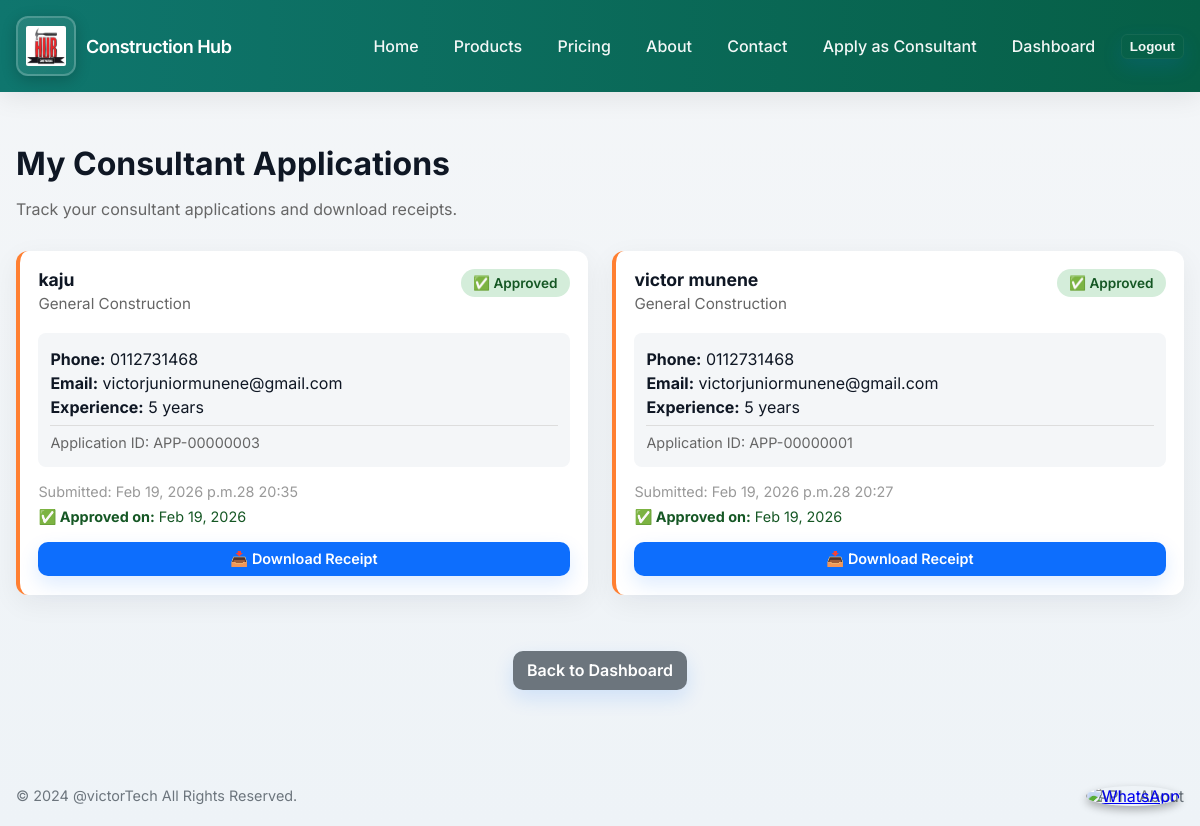
/accounts/consultant-applications/ (signed in), run on the app's committed database.
### apps/consultations/models.py (models this page shows, shortened)
class ConsultantApplication(models.Model):
    user = models.ForeignKey(settings.AUTH_USER_MODEL, on_delete=models.CASCADE, related_name='consultant_applications', null=True, blank=True)
    full_name = models.CharField(max_length=255)
    email = models.EmailField()
    phone = models.CharField(max_length=50, blank=True)
    specialization = models.CharField(max_length=255, blank=True)
    experience_years = models.PositiveIntegerField(default=0)
    consultation_rate = models.DecimalField(max_digits=10, decimal_places=2, default=5000, help_text="Consultation rate in KSH per hour/session")
    cover_letter = models.TextField(blank=True)
    resume = models.FileField(upload_to='resumes/', null=True, blank=True)
    cv = models.FileField(upload_to='cvs/', null=True, blank=True)
    submitted_at = models.DateTimeField(auto_now_add=True)
    processed = models.BooleanField(default=False)
    approved_by = models.ForeignKey(
        settings.AUTH_USER_MODEL,
        on_delete=models.SET_NULL,
        null=True,
        blank=True,
        related_name='approved_consultant_applications'
    )
    approved_at = models.DateTimeField(null=True, blank=True)
    rejected = models.BooleanField(default=False)
    rejected_by = models.ForeignKey(
        settings.AUTH_USER_MODEL,
        on_delete=models.SET_NULL,
        null=True,
        blank=True,
        related_name='rejected_consultant_applications'
    )
    rejected_at = models.DateTimeField(null=True, blank=True)
    rejection_reason = models.TextField(blank=True, help_text="Reason for rejecting the application")

### apps/accounts/views.py (the view)
# urls.py: path('consultant-applications/', views.my_consultant_applications, name='my_consultant_applications'),
@login_required
def my_consultant_applications(request):
    from apps.consultations.models import ConsultantApplication
    applications = ConsultantApplication.objects.filter(user=request.user).order_by('-submitted_at')
    return render(request, 'consultant_applications_list.html', {'applications': applications})

### apps/accounts/models.py (called while the page is built)
    @property
    def is_supplier(self):
        return self.user_type == 'supplier'

    @property
    def is_consultant(self):
        return self.user_type == 'consultant'

### templates/consultant_applications_list.html (shortened to what this page needs)
{% extends 'base.html' %}
{% block content %}
<div class="container" style="margin-top: 2rem; margin-bottom: 2rem;">
  <h1 style="font-size: 2rem; margin-bottom: 0.5rem;">My Consultant Applications</h1>
  <p style="color: #666; margin-bottom: 2rem;">Track your consultant applications and download receipts.</p>
  {% if applications %}
    <div style="display: grid; grid-template-columns: repeat(auto-fit, minmax(350px, 1fr)); gap: 1.5rem;">
      {% for app in applications %}
        <div class="form-card" style="border-left: 4px solid #ff7f31;">
          <div style="display: flex; justify-content: space-between; align-items: start; margin-bottom: 1rem;">
            <div>
              <h3 style="margin: 0; font-size: 1.1rem;">{{ app.full_name }}</h3>
              <p style="margin: 0.25rem 0; color: #666; font-size: 0.95rem;">{{ app.specialization }}</p>
            </div>
            <span style="background: {% if app.approved_at %}#d4edda{% elif app.processed %}#fff3cd{% else %}#d1ecf1{% endif %}; color: {% if app.approved_at %}#155724{% elif app.processed %}#856404{% else %}#0c5460{% endif %}; padding: 0.35rem 0.75rem; border-radius: 20px; font-size: 0.85rem; font-weight: 600;">
              {% if app.approved_at %}✅ Approved{% elif app.processed %}⏳ Reviewed{% else %}⏳ Pending{% endif %}
            </span>
          </div>
          <div style="background: #f4f6f8; padding: 0.75rem; border-radius: 8px; margin-bottom: 1rem;">
            <p style="margin: 0.25rem 0;"><strong>Phone:</strong> {{ app.phone }}</p>
            <p style="margin: 0.25rem 0;"><strong>Email:</strong> {{ app.email }}</p>
            <p style="margin: 0.25rem 0;"><strong>Experience:</strong> {{ app.experience_years }} years</p>
            <hr style="border: none; border-top: 1px solid #ddd; margin: 0.5rem 0;">
            <p style="margin: 0.25rem 0; font-size: 0.9rem; color: #666;">Application ID: APP-{{ app.id|stringformat:'08d' }}</p>
          </div>
          <p style="margin: 0.5rem 0; font-size: 0.9rem; color: #999;">Submitted: {{ app.submitted_at|date:'M d, Y at H:i' }}</p>
          {% if app.approved_at %}
            <p style="margin: 0.5rem 0; font-size: 0.9rem; color: #155724;"><strong>✅ Approved on:</strong> {{ app.approved_at|date:'M d, Y' }}</p>
          {% endif %}
          <div style="display: flex; gap: 0.5rem; margin-top: 1rem;">
            <a href="{% url 'consultations:download_consultant_receipt' app.id %}" class="btn" style="background: #0d6efd; flex: 1; text-align: center; font-size: 0.9rem; padding: 0.5rem;">📥 Download Receipt</a>
          </div>
        </div>
      {% endfor %}
    </div>
  {% endif %}
  <div style="text-align: center; padding: 1.5rem; margin-top: 2rem;">
    <a href="{% url 'dashboard' %}" class="btn" style="background: #6c757d;">Back to Dashboard</a>
  </div>
</div>
{% endblock %}

### static/css/styles.css (style rules this page uses)
:root { --bg:#f4f6f8; --accent:#0d6efd; --muted:#6c757d; --card:#ffffff; --success:#2e7d32; }
* { box-sizing:border-box }
body { font-family: 'Inter', Roboto, 'Helvetica Neue', Arial, sans-serif; margin: 0; padding: 0; background: linear-gradient(180deg,var(--bg),#eef3f7); color: #0f1724; }
.container { max-width:1200px; margin:0 auto; padding:0 1rem; }
.btn { display: inline-block; background: var(--accent); color: #fff; padding: 0.6rem 0.9rem; border-radius: 10px; text-decoration: none; border: none; cursor: pointer; box-shadow: 0 8px 20px rgba(13,110,253,0.14); font-weight:600 }
.form-card { background:var(--card); padding:1.15rem; border-radius:12px; box-shadow: 0 8px 28px rgba(15,23,42,0.06); max-width:640px }

### data on the page
ConsultantApplication: full_name "kaju", specialization "General Construction", shows "✅ Approved", phone "0112731468", email "victorjuniormunene@gmail.com", experience_years "5", id "00000003", submitted_at "Feb 19, 2026 p.m.28 20:35", approved_at "Feb 19, 2026"
ConsultantApplication: full_name "victor munene", specialization "General Construction", shows "✅ Approved", phone "0112731468", email "victorjuniormunene@gmail.com", experience_years "5", id "00000001", submitted_at "Feb 19, 2026 p.m.28 20:27", approved_at "Feb 19, 2026"
